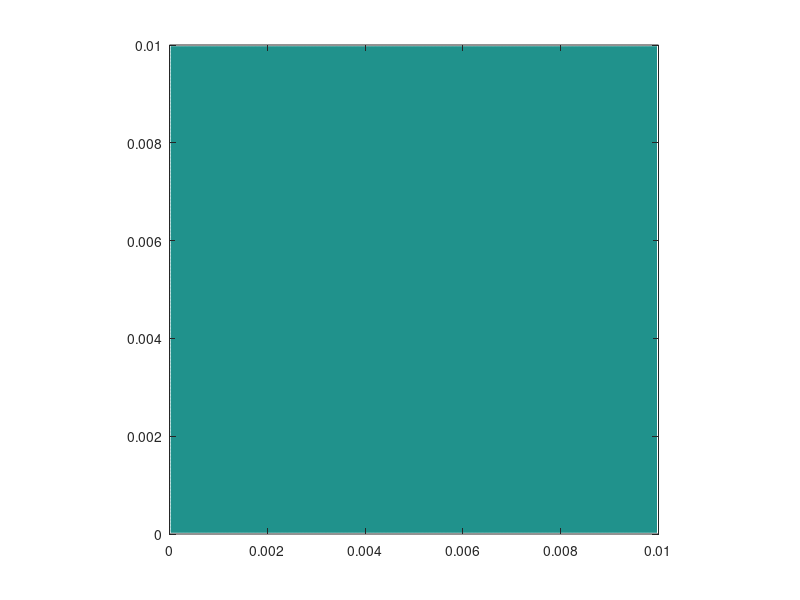

This figure's MATLAB source: (Note: this script raises an error after producing the figure.)
function [U,V]=thermal_convection_projection()
%MIT18086_NAVIERSTOKES
%    Solves the incompressible Navier-Stokes equations in a
%    rectangular domain with prescribed velocities along the
%    boundary. The solution method is finite differencing on
%    a staggered grid with implicit diffusion and a Chorin
%    projection method for the pressure.
%    Visualization is done by a colormap-isoline plot for
%    pressure and normalized quiver and streamline plot for
%    the velocity field.
%    The standard setup solves a lid driven cavity problem.

% 07/2007 by Benjamin Seibold
%            http://www-math.mit.edu/~seibold/
% Feel free to modify for teaching and learning.
%-----------------------------------------------------------------------
dt = 1e-3;    % time step
tf = 2000e-3;    % final time
ly = 0.01;    % height of box
lx = 1*ly;    % width of box
nx = 350;      % number of x-gridpoints
ny = 350;      % number of y-gridpoints
nsteps = 10;  % number of steps with graphic output
%----------------------------- Thermal coefficients -------------------
b = 3e-3;                       % thermal expansion coefficient
l = 2.2e-5;                     % thermal conductivity
nu = 1.54e-5;                   % dynamic viscosity
g = 9.8;                        % gravity
T1 = 313;                       % T north boundary
T2 = 323;                       % T south boundary
Ra = (b*g*(T2-T1)*ly^3)/(nu*l)  % Rayleigh number
Pr = nu/l                    % Prandtl number
Re = 1/nu;                      % Reynolds number
%-----------------------------------------------------------------------
nt = ceil(tf/dt); dt = tf/nt;
x = linspace(0,lx,nx+1); hx = lx/nx;
y = linspace(0,ly,ny+1); hy = ly/ny;
[X,Y] = meshgrid(y,x);
%-----------------------------------------------------------------------
% initial conditions
T0 = (T1+T2)/2;
U = zeros(nx-1,ny); V = zeros(nx,ny-1); T = zeros(nx,ny-1)+T0;
% boundary conditions
uN = x*0+0;    vN = avg(x)*0;   TN = avg(x)*0+T1;
uS = x*0;      vS = avg(x)*0;   TS = avg(x)*0+T2;
uW = avg(y)*0; vW = y*0;        TW = y*0+T0;
uE = avg(y)*0; vE = y*0;        TE = y*0+T0;
%-----------------------------------------------------------------------
Ubc = dt/Re*([2*uS(2:end-1)' zeros(nx-1,ny-2) 2*uN(2:end-1)']/hx^2+...
      [uW;zeros(nx-3,ny);uE]/hy^2);
Vbc = dt/Re*([vS' zeros(nx,ny-3) vN']/hx^2+...
      [2*vW(2:end-1);zeros(nx-2,ny-1);2*vE(2:end-1)]/hy^2);
Tbc = ([TS' zeros(nx,ny-3) TN']/hx^2+...
      [2*TW(2:end-1);zeros(nx-2,ny-1);2*TE(2:end-1)]/hy^2);

fprintf('initialization')
Lp = kron(speye(ny),K1(nx,hx,1))+kron(K1(ny,hy,1),speye(nx));
Lp(1,1) = 3/2*Lp(1,1);
perp = symamd(Lp); Rp = chol(Lp(perp,perp)); Rpt = Rp';
Lu = speye((nx-1)*ny)+dt/Re*(kron(speye(ny),K1(nx-1,hx,2))+...
     kron(K1(ny,hy,3),speye(nx-1)));
peru = symamd(Lu); Ru = chol(Lu(peru,peru)); Rut = Ru';
Lv = speye(nx*(ny-1))+dt/Re*(kron(speye(ny-1),K1(nx,hx,3))+...
     kron(K1(ny-1,hy,2),speye(nx)));
perv = symamd(Lv); Rv = chol(Lv(perv,perv)); Rvt = Rv';
LT = speye(nx*ny)+dt*l*(kron(speye(ny),K1(nx,hx,1))+kron(K1(ny,hy,1),speye(nx)));
LT(1,1) = LT(1,1);%maybe 5/2;
perT = symamd(LT); RT = chol(LT(perT,perT)); RTt = RT';
Lq = kron(speye(ny-1),K1(nx-1,hx,2))+kron(K1(ny-1,hy,2),speye(nx-1));
perq = symamd(Lq); Rq = chol(Lq(perq,perq)); Rqt = Rq';

fprintf(', time loop\n--20%%--40%%--60%%--80%%-100%%\n')
for k = 1:nt
   % treat nonlinear terms
   gamma = min(1.2*dt*max(max(max(abs(U)))/hx,max(max(abs(V)))/hy),1);
   Ue = [uW;U;uE]; Ue = [2*uS'-Ue(:,1) Ue 2*uN'-Ue(:,end)];
   Ve = [vS' V vN']; Ve = [2*vW-Ve(1,:);Ve;2*vE-Ve(end,:)];
   Te = [TS' T TN']; Te = [Te(1,:);Te;Te(end,:)];
   Ua = avg(Ue')'; Ud = diff(Ue')'/2;
   Va = avg(Ve);   Vd = diff(Ve)/2;
   UVx = diff(Ua.*Va-gamma*abs(Ua).*Vd)/hx;
   UVy = diff((Ua.*Va-gamma*Ud.*abs(Va))')'/hy;
   Ua = avg(Ue(:,2:end-1));   Ud = diff(Ue(:,2:end-1))/2;
   Va = avg(Ve(2:end-1,:)')'; Vd = diff(Ve(2:end-1,:)')'/2;
   U2x = diff(Ua.^2-gamma*abs(Ua).*Ud)/hx;
   V2y = diff((Va.^2-gamma*abs(Va).*Vd)')'/hy;
   U = U-dt*(UVy(2:end-1,:)+U2x);
   V = V-dt*(UVx(:,2:end-1)+V2y);
   % implicit viscosity
   rhs = reshape(U+Ubc,[],1);
   u(peru) = Ru\(Rut\rhs(peru));
   U = reshape(u,nx-1,ny);
   % Buoyancy force included
   rhs = reshape(V+Vbc+dt*(b*g*(T-T0)),[],1);

   v(perv) = Rv\(Rvt\rhs(perv));
   V = reshape(v,nx,ny-1);
   
   % pressure correction
   rhs = reshape(diff([uW;U;uE])/hx+diff([vS' V vN']')'/hy,[],1);
   p(perp) = -Rp\(Rpt\rhs(perp));
   P = reshape(p,nx,ny);
   U = U-diff(P)/hx;
   V = V-diff(P')'/hy;
   
   % temperature update
   %rhs = reshape(Ta - dt*Ua*diff([TW;T;TE])/hx+dt*Va*diff([TS' T TN']')'/hy,[],1);%Issue with Tx
   Tay = diff(Te(2:end-1,:)')';
   Ta = avg(Te(2:end-1,:)')';
   Tax = avg(avg(diff(Te))')';
   rhs = reshape(Ta - dt*Ua*Tax/hx - dt*Va*Tay/hy,[],1);%at cell centers
   t(perT) = RT\(RTt\rhs(perT));
   T = reshape(t,nx,ny);
   T = avg(T')';%Tshifted to match with v
   
   % visualization
   if floor(25*k/nt)>floor(25*(k-1)/nt), fprintf('.'), end
   if k==1|floor(nsteps*k/nt)>floor(nsteps*(k-1)/nt)
      % stream function
      figure(1);
      rhs = reshape(diff(U')'/hy-diff(V)/hx,[],1);
      q(perq) = Rq\(Rqt\rhs(perq));
      Q = zeros(nx+1,ny+1);
      Q(2:end-1,2:end-1) = reshape(q,nx-1,ny-1);
      clf, contourf(avg(x),avg(y),P',20,'w-'), hold on
      contour(x,y,Q',20,'k-');
      Ue = [uS' avg([uW;U;uE]')' uN'];
      Ve = [vW;avg([vS' V vN']);vE];
      Len = sqrt(Ue.^2+Ve.^2+eps);
      quiver(x,y,(Ue./Len)',(Ve./Len)',.4,'k-')
      hold off, axis equal, axis([0 lx 0 ly])
      p = sort(p); caxis(p([8 end-7]))
      title(sprintf('Re = %0.1g   t = %0.2g',Re,k*dt))
      drawnow
      figure(2);
      contourf(T'); colorbar;
   end
end
fprintf('\n')

%=======================================================================

function B = avg(A,k)
if nargin<2, k = 1; end
if size(A,1)==1, A = A'; end
if k<2, B = (A(2:end,:)+A(1:end-1,:))/2; else, B = avg(A,k-1); end
if size(A,2)==1, B = B'; end

function A = K1(n,h,a11)
% a11: Neumann=1, Dirichlet=2, Dirichlet mid=3;
A = spdiags([-1 a11 0;ones(n-2,1)*[-1 2 -1];0 a11 -1],-1:1,n,n)'/h^2;
